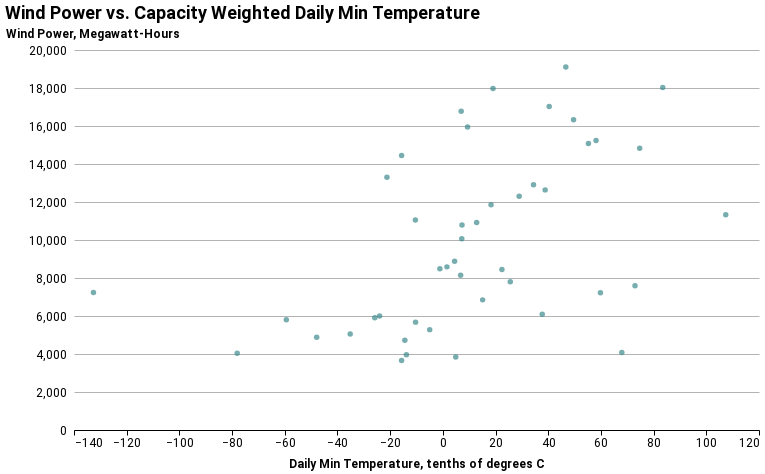

The cell this chart's notebook holds for it:
### Code cell
tmin_chart =  alt.Chart(daily_wind_df).mark_circle(color='#3f8a8d').encode(
    x=alt.X('Weighted_TMIN:Q',
         axis=alt.Axis(title='Daily Min Temperature, tenths of degrees C')
     ),
    y=alt.Y('power:Q',
         axis=alt.Axis(title='Wind Power, Megawatt-Hours')
     )
)
tmin_chart.properties(
    title=['Wind Power vs. Capacity Weighted Daily Min Temperature']
)

### Figure 1 — Vega-Lite specification as saved in the notebook (floating-point values rounded to 4 significant figures)
{"width": 685, "height": 380, "config": {"title": {"anchor": "start", "fontSize": 18, "font": "Roboto", "fontColor": "#000000"}, "axisX": {"domain": true, "domainColor": "#000000", "domainWidth": 1, "grid": false, "labelFontSize": 12, "labelFont": "Roboto", "labelAngle": 0, "tickColor": "#000000", "tickSize": 5, "titleFontSize": 12, "titlePadding": 10, "titleFont": "Roboto", "title": ""}, "axisY": {"domain": false, "grid": true, "gridColor": "#B3B3B3", "gridWidth": 1, "labelFontSize": 12, "labelFont": "Roboto", "labelPadding": 8, "ticks": false, "titleFontSize": 12, "titlePadding": 10, "titleFont": "Roboto", "titleAngle": 0, "titleY": -10, "titleX": 18}, "background": "#ffffff", "legend": {"labelFontSize": 12, "labelFont": "Roboto", "symbolSize": 100, "symbolType": "circle", "titleFontSize": 12, "titlePadding": 10, "titleFont": "Roboto", "title": "", "orient": "right", "offset": 0}, "view": {"stroke": "transparent"}, "range": {"category": ["#3f8a8d", "#8f4267", "#8d7b41", "#b9cf84", "#ddc0bd", "#5cdd9f", "#a8a2f4", "#c41c8d"], "diverging": ["#418a8d#319689#38a07c#53a966#77af4b#a0b12c#ceaf04#ffa600"]}, "area": {"fill": "#1696d2"}, "line": {"color": "#1696d2", "stroke": "#1696d2", "strokewidth": 5}, "trail": {"color": "#1696d2", "stroke": "#1696d2", "strokeWidth": 0, "size": 1}, "path": {"stroke": "#1696d2", "strokeWidth": 0.5}, "point": {"filled": true}, "text": {"font": "Roboto", "color": "#1696d2", "fontSize": 11, "align": "right", "fontWeight": 400, "size": 11}, "bar": {"size": 40, "binSpacing": 1, "continuousBandSize": 30, "discreteBandSize": 30, "fill": "#1696d2", "stroke": false}}, "data": {"name": "data-a55f210348dcabe885058c40be3ba3d2"}, "mark": {"type": "circle", "color": "#3f8a8d"}, "encoding": {"x": {"type": "quantitative", "axis": {"title": "Daily Min Temperature, tenths of degrees C"}, "field": "Weighted_TMIN"}, "y": {"type": "quantitative", "axis": {"title": "Wind Power, Megawatt-Hours"}, "field": "power"}}, "title": ["Wind Power vs. Capacity Weighted Daily Min Temperature"], "$schema": "https://vega.github.io/schema/vega-lite/v4.8.1.json", "datasets": {"data-a55f210348dcabe885058c40be3ba3d2": [{"date": "2021-01-01T00:00:00", "Fuel": "Wind", "power": 8586.0, "p_cap": 2860000.0, "Weighted_AWND": 50.38, "Weighted_TMAX": 91.03, "Weighted_TMIN": 1.557}, {"date": "2021-01-02T00:00:00", "Fuel": "Wind", "power": 8149.0, "p_cap": 3055000.0, "Weighted_AWND": 32.65, "Weighted_TMAX": 148.8, "Weighted_TMIN": 6.749}, {"date": "2021-01-03T00:00:00", "Fuel": "Wind", "power": 10790.0, "p_cap": 3055000.0, "Weighted_AWND": 35.19, "Weighted_TMAX": 173.5, "Weighted_TMIN": 7.278}, {"date": "2021-01-04T00:00:00", "Fuel": "Wind", "power": 8451.0, "p_cap": 3061000.0, "Weighted_AWND": 28.83, "Weighted_TMAX": 197.5, "Weighted_TMIN": 22.43}, {"date": "2021-01-05T00:00:00", "Fuel": "Wind", "power": 11860.0, "p_cap": 3061000.0, "Weighted_AWND": 40.35, "Weighted_TMAX": 198.2, "Weighted_TMIN": 18.3}, {"date": "2021-01-06T00:00:00", "Fuel": "Wind", "power": 19100.0, "p_cap": 3061000.0, "Weighted_AWND": 66.44, "Weighted_TMAX": 153.9, "Weighted_TMIN": 46.67}, {"date": "2021-01-07T00:00:00", "Fuel": "Wind", "power": 8492.0, "p_cap": 3061000.0, "Weighted_AWND": 38.81, "Weighted_TMAX": 131.2, "Weighted_TMIN": -1.132}, {"date": "2021-01-08T00:00:00", "Fuel": "Wind", "power": 4719.0, "p_cap": 3061000.0, "Weighted_AWND": 26.1, "Weighted_TMAX": 82.73, "Weighted_TMIN": -14.42}, {"date": "2021-01-09T00:00:00", "Fuel": "Wind", "power": 5913.0, "p_cap": 3061000.0, "Weighted_AWND": 30.15, "Weighted_TMAX": 98.48, "Weighted_TMIN": -25.83}, {"date": "2021-01-10T00:00:00", "Fuel": "Wind", "power": 8885.0, "p_cap": 3061000.0, "Weighted_AWND": 43.5, "Weighted_TMAX": 65.6, "Weighted_TMIN": 4.462}, {"date": "2021-01-11T00:00:00", "Fuel": "Wind", "power": 3962.0, "p_cap": 3061000.0, "Weighted_AWND": 30.65, "Weighted_TMAX": 72.76, "Weighted_TMIN": -13.83}, {"date": "2021-01-12T00:00:00", "Fuel": "Wind", "power": 5054.0, "p_cap": 3061000.0, "Weighted_AWND": 26.89, "Weighted_TMAX": 93.75, "Weighted_TMIN": -35.16}, {"date": "2021-01-13T00:00:00", "Fuel": "Wind", "power": 13300.0, "p_cap": 3061000.0, "Weighted_AWND": 36.1, "Weighted_TMAX": 172.8, "Weighted_TMIN": -21.22}, {"date": "2021-01-14T00:00:00", "Fuel": "Wind", "power": 16780.0, "p_cap": 3061000.0, "Weighted_AWND": 64.49, "Weighted_TMAX": 169.7, "Weighted_TMIN": 6.96}, {"date": "2021-01-15T00:00:00", "Fuel": "Wind", "power": 14450.0, "p_cap": 3061000.0, "Weighted_AWND": 60.48, "Weighted_TMAX": 134.1, "Weighted_TMIN": -15.65}, {"date": "2021-01-16T00:00:00", "Fuel": "Wind", "power": 6000.0, "p_cap": 3061000.0, "Weighted_AWND": 24.7, "Weighted_TMAX": 167.6, "Weighted_TMIN": -24.0}, {"date": "2021-01-17T00:00:00", "Fuel": "Wind", "power": 5282.0, "p_cap": 3061000.0, "Weighted_AWND": 24.72, "Weighted_TMAX": 156.5, "Weighted_TMIN": -4.985}, {"date": "2021-01-18T00:00:00", "Fuel": "Wind", "power": 17970.0, "p_cap": 3061000.0, "Weighted_AWND": 47.35, "Weighted_TMAX": 192.9, "Weighted_TMIN": 19.04}, {"date": "2021-01-19T00:00:00", "Fuel": "Wind", "power": 16320.0, "p_cap": 2954000.0, "Weighted_AWND": 48.58, "Weighted_TMAX": 120.7, "Weighted_TMIN": 49.61}, {"date": "2021-01-20T00:00:00", "Fuel": "Wind", "power": 6091.0, "p_cap": 3061000.0, "Weighted_AWND": 31.04, "Weighted_TMAX": 112.7, "Weighted_TMIN": 37.73}, {"date": "2021-01-21T00:00:00", "Fuel": "Wind", "power": 7586.0, "p_cap": 3061000.0, "Weighted_AWND": 27.43, "Weighted_TMAX": 160.7, "Weighted_TMIN": 72.94}, {"date": "2021-01-22T00:00:00", "Fuel": "Wind", "power": 4081.0, "p_cap": 3061000.0, "Weighted_AWND": 29.49, "Weighted_TMAX": 156.1, "Weighted_TMIN": 67.94}, {"date": "2021-01-23T00:00:00", "Fuel": "Wind", "power": 7226.0, "p_cap": 3061000.0, "Weighted_AWND": 35.91, "Weighted_TMAX": 142.1, "Weighted_TMIN": 59.82}, {"date": "2021-01-24T00:00:00", "Fuel": "Wind", "power": 11330.0, "p_cap": 2866000.0, "Weighted_AWND": 52.56, "Weighted_TMAX": 182.0, "Weighted_TMIN": 107.4}, {"date": "2021-01-25T00:00:00", "Fuel": "Wind", "power": 15230.0, "p_cap": 3061000.0, "Weighted_AWND": 51.53, "Weighted_TMAX": 189.9, "Weighted_TMIN": 58.15}, {"date": "2021-01-26T00:00:00", "Fuel": "Wind", "power": 6849.0, "p_cap": 3061000.0, "Weighted_AWND": 32.24, "Weighted_TMAX": 157.0, "Weighted_TMIN": 15.1}, {"date": "2021-01-27T00:00:00", "Fuel": "Wind", "power": 10070.0, "p_cap": 3061000.0, "Weighted_AWND": 40.55, "Weighted_TMAX": 118.4, "Weighted_TMIN": 7.186}, {"date": "2021-01-28T00:00:00", "Fuel": "Wind", "power": 11060.0, "p_cap": 3061000.0, "Weighted_AWND": 43.48, "Weighted_TMAX": 135.2, "Weighted_TMIN": -10.42}, {"date": "2021-01-29T00:00:00", "Fuel": "Wind", "power": 17020.0, "p_cap": 3061000.0, "Weighted_AWND": 53.73, "Weighted_TMAX": 186.9, "Weighted_TMIN": 40.36}, {"date": "2021-01-30T00:00:00", "Fuel": "Wind", "power": 18030.0, "p_cap": 3061000.0, "Weighted_AWND": 74.32, "Weighted_TMAX": 224.3, "Weighted_TMIN": 83.47}, {"date": "2021-01-31T00:00:00", "Fuel": "Wind", "power": 12310.0, "p_cap": 3061000.0, "Weighted_AWND": 49.22, "Weighted_TMAX": 173.5, "Weighted_TMIN": 28.97}, {"date": "2021-02-01T00:00:00", "Fuel": "Wind", "power": 5677.0, "p_cap": 3061000.0, "Weighted_AWND": 26.09, "Weighted_TMAX": 178.8, "Weighted_TMIN": -10.36}, {"date": "2021-02-02T00:00:00", "Fuel": "Wind", "power": 12640.0, "p_cap": 3061000.0, "Weighted_AWND": 47.4, "Weighted_TMAX": 209.2, "Weighted_TMIN": 38.83}, {"date": "2021-02-03T00:00:00", "Fuel": "Wind", "power": 14830.0, "p_cap": 3061000.0, "Weighted_AWND": 56.95, "Weighted_TMAX": 253.3, "Weighted_TMIN": 74.72}, {"date": "2021-02-04T00:00:00", "Fuel": "Wind", "power": 15080.0, "p_cap": 3061000.0, "Weighted_AWND": 61.1, "Weighted_TMAX": 207.9, "Weighted_TMIN": 55.25}, {"date": "2021-02-05T00:00:00", "Fuel": "Wind", "power": 7807.0, "p_cap": 3061000.0, "Weighted_AWND": 36.62, "Weighted_TMAX": 175.7, "Weighted_TMIN": 25.6}, {"date": "2021-02-06T00:00:00", "Fuel": "Wind", "power": 12900.0, "p_cap": 3061000.0, "Weighted_AWND": 51.31, "Weighted_TMAX": 177.2, "Weighted_TMIN": 34.42}, {"date": "2021-02-07T00:00:00", "Fuel": "Wind", "power": 15940.0, "p_cap": 3061000.0, "Weighted_AWND": 51.46, "Weighted_TMAX": 186.1, "Weighted_TMIN": 9.387}, {"date": "2021-02-08T00:00:00", "Fuel": "Wind", "power": 10920.0, "p_cap": 3061000.0, "Weighted_AWND": 49.14, "Weighted_TMAX": 149.3, "Weighted_TMIN": 12.84}, {"date": "2021-02-09T00:00:00", "Fuel": "Wind", "power": 3842.0, "p_cap": 3061000.0, "Weighted_AWND": 38.58, "Weighted_TMAX": 66.29, "Weighted_TMIN": 4.904}, {"date": "2021-02-10T00:00:00", "Fuel": "Wind", "power": 3658.0, "p_cap": 3061000.0, "Weighted_AWND": 51.27, "Weighted_TMAX": 36.76, "Weighted_TMIN": -15.66}, {"date": "2021-02-11T00:00:00", "Fuel": "Wind", "power": 4881.0, "p_cap": 3061000.0, "Weighted_AWND": 57.89, "Weighted_TMAX": 1.8, "Weighted_TMIN": -47.89}, {"date": "2021-02-12T00:00:00", "Fuel": "Wind", "power": 5806.0, "p_cap": 3061000.0, "Weighted_AWND": 55.96, "Weighted_TMAX": -31.77, "Weighted_TMIN": -59.41}, {"date": "2021-02-13T00:00:00", "Fuel": "Wind", "power": 4034.0, "p_cap": 3061000.0, "Weighted_AWND": 54.15, "Weighted_TMAX": -39.5, "Weighted_TMIN": -78.06}, {"date": "2021-02-14T00:00:00", "Fuel": "Wind", "power": 7237.0, "p_cap": 3061000.0, "Weighted_AWND": 73.14, "Weighted_TMAX": -52.14, "Weighted_TMIN": -132.6}]}}
